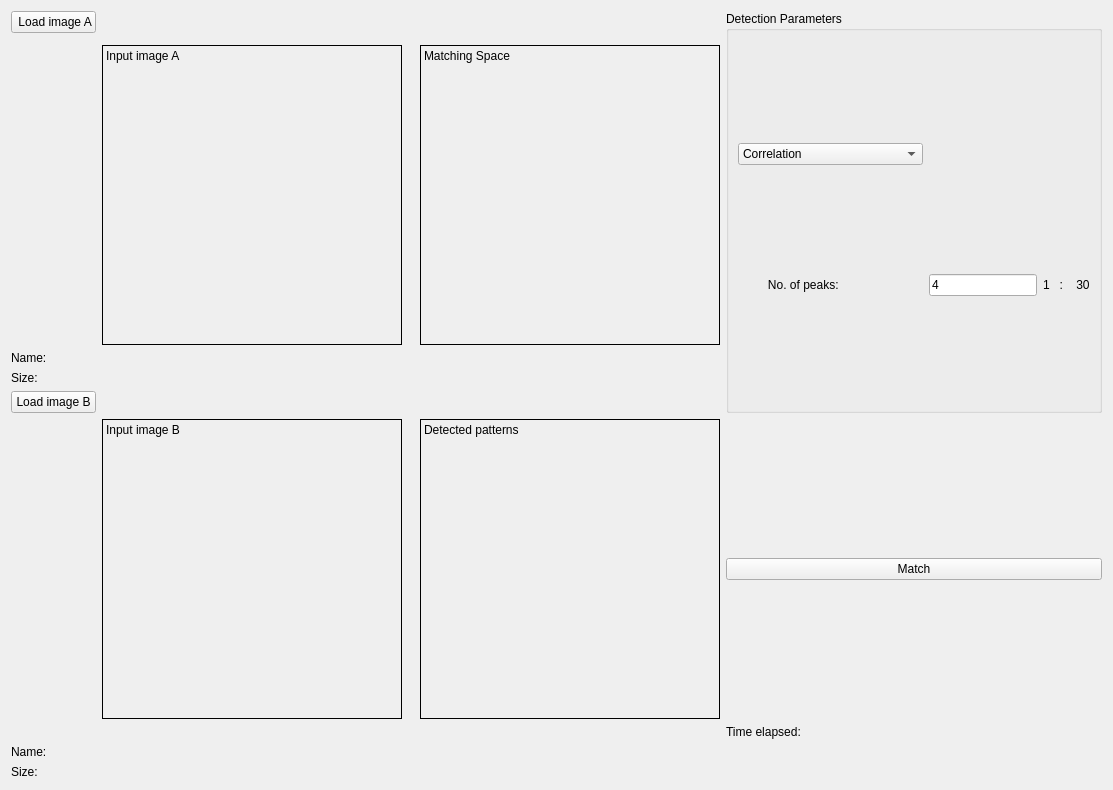
      <widget class="QWidget" name="tab_3">
       <attribute name="title">
        <string>Template Matching</string>
       </attribute>
       <layout class="QGridLayout" name="gridLayout_7">
        <item row="6" column="1">
         <widget class="QLabel" name="Template_input_image_B">
          <property name="minimumSize">
           <size>
            <width>300</width>
            <height>300</height>
           </size>
          </property>
          <property name="maximumSize">
           <size>
            <width>450</width>
            <height>450</height>
           </size>
          </property>
          <property name="frameShape">
           <enum>QFrame::Box</enum>
          </property>
          <property name="text">
           <string>Input image B</string>
          </property>
          <property name="alignment">
           <set>Qt::AlignLeading|Qt::AlignLeft|Qt::AlignTop</set>
          </property>
         </widget>
        </item>
        <item row="0" column="0">
         <widget class="QPushButton" name="Template_load_image_A">
          <property name="text">
           <string> Load image A</string>
          </property>
         </widget>
        </item>
        <item row="3" column="0">
         <widget class="QLabel" name="template_image_name_A">
          <property name="text">
           <string>Name:</string>
          </property>
         </widget>
        </item>
        <item row="6" column="6">
         <widget class="QPushButton" name="Template_match_button">
          <property name="text">
           <string>Match</string>
          </property>
         </widget>
        </item>
        <item row="4" column="0" colspan="4">
         <widget class="QLabel" name="template_image_size_A">
          <property name="text">
           <string>Size:</string>
          </property>
         </widget>
        </item>
        <item row="6" column="4">
         <widget class="QLabel" name="Template_detected_patterns">
          <property name="minimumSize">
           <size>
            <width>300</width>
            <height>300</height>
           </size>
          </property>
          <property name="maximumSize">
           <size>
            <width>450</width>
            <height>450</height>
           </size>
          </property>
          <property name="frameShape">
           <enum>QFrame::Box</enum>
          </property>
          <property name="text">
           <string>Detected patterns</string>
          </property>
          <property name="alignment">
           <set>Qt::AlignLeading|Qt::AlignLeft|Qt::AlignTop</set>
          </property>
         </widget>
        </item>
        <item row="7" column="6">
         <widget class="QLabel" name="template_time_elapsed">
          <property name="text">
           <string>Time elapsed:</string>
          </property>
         </widget>
        </item>
        <item row="2" column="1">
         <widget class="QLabel" name="Template_input_image_A">
          <property name="minimumSize">
           <size>
            <width>300</width>
            <height>300</height>
           </size>
          </property>
          <property name="maximumSize">
           <size>
            <width>450</width>
            <height>450</height>
           </size>
          </property>
          <property name="frameShape">
           <enum>QFrame::Box</enum>
          </property>
          <property name="text">
           <string>Input image A</string>
          </property>
          <property name="alignment">
           <set>Qt::AlignLeading|Qt::AlignLeft|Qt::AlignTop</set>
          </property>
         </widget>
        </item>
        <item row="8" column="0" colspan="4">
         <widget class="QLabel" name="template_image_name_B">
          <property name="text">
           <string>Name:</string>
          </property>
         </widget>
        </item>
        <item row="2" column="4">
         <widget class="QLabel" name="Template_matching_space">
          <property name="minimumSize">
           <size>
            <width>300</width>
            <height>300</height>
           </size>
          </property>
          <property name="maximumSize">
           <size>
            <width>450</width>
            <height>450</height>
           </size>
          </property>
          <property name="frameShape">
           <enum>QFrame::Box</enum>
          </property>
          <property name="text">
           <string>Matching Space</string>
          </property>
          <property name="alignment">
           <set>Qt::AlignLeading|Qt::AlignLeft|Qt::AlignTop</set>
          </property>
         </widget>
        </item>
        <item row="5" column="0">
         <widget class="QPushButton" name="Template_load_image_B">
          <property name="text">
           <string>Load image B</string>
          </property>
         </widget>
        </item>
        <item row="10" column="0" colspan="4">
         <widget class="QLabel" name="template_image_size_B">
          <property name="text">
           <string>Size:</string>
          </property>
         </widget>
        </item>
        <item row="0" column="6" rowspan="6">
         <widget class="QGroupBox" name="template_detection_parameters">
          <property name="minimumSize">
           <size>
            <width>0</width>
            <height>200</height>
           </size>
          </property>
          <property name="maximumSize">
           <size>
            <width>500</width>
            <height>500</height>
           </size>
          </property>
          <property name="title">
           <string>Detection Parameters</string>
          </property>
          <layout class="QGridLayout" name="gridLayout_18">
           <item row="0" column="0">
            <widget class="QComboBox" name="template_mode_select">
             <item>
              <property name="text">
               <string>Correlation</string>
              </property>
             </item>
             <item>
              <property name="text">
               <string>Zero-mean</string>
              </property>
             </item>
             <item>
              <property name="text">
               <string>SSD</string>
              </property>
             </item>
             <item>
              <property name="text">
               <string>Normalized cross correlation</string>
              </property>
             </item>
            </widget>
           </item>
           <item row="2" column="0">
            <widget class="QLabel" name="template_no_peaks">
             <property name="text">
              <string>         No. of peaks:</string>
             </property>
            </widget>
           </item>
           <item row="2" column="3">
            <widget class="QLabel" name="label_17">
             <property name="text">
              <string>1   :    30</string>
             </property>
            </widget>
           </item>
           <item row="2" column="1">
            <widget class="QLineEdit" name="no_peaks_input">
             <property name="text">
              <string>4</string>
             </property>
            </widget>
           </item>
          </layout>
         </widget>
        </item>
       </layout>
      </widget>
